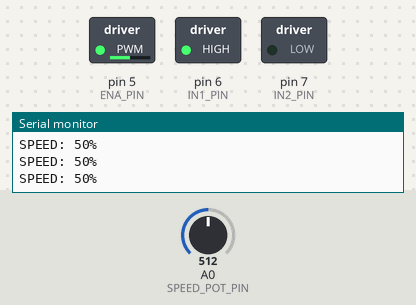
Simulated run of this sketch. Board: Arduino Uno, built with avr-gcc and run on an emulated ATmega328P. Parts: switched loads named in the sketch (green lamp = pin HIGH), the last lines printed to the serial monitor. The test bench sets the inputs (shaded band); at power-on: A0 (SPEED_POT_PIN) = 512.

Above: at 1.2 s.
1.3 s: A0 (SPEED_POT_PIN) set to 716
At 2.5 s:
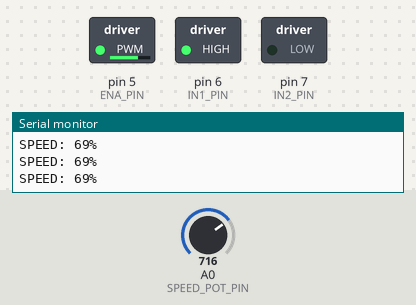
2.8 s: A0 (SPEED_POT_PIN) set to 900
At 3.9 s:
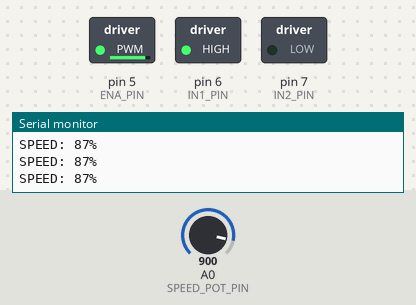
4.4 s: A0 (SPEED_POT_PIN) set to 245
At 5.2 s:
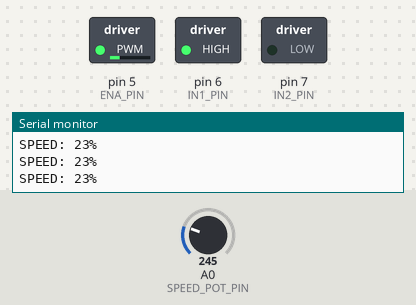
6.0 s: A0 (SPEED_POT_PIN) set to 0
At 6.5 s:
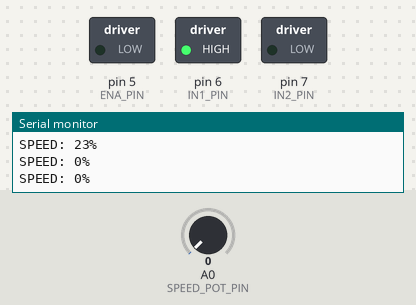
7.6 s: A0 (SPEED_POT_PIN) set to 511
At 9.1 s:
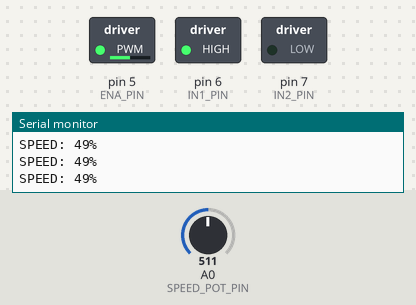
Timing chart, 0 to 10.2 s (numbered marks = the images above; inputs shaded):
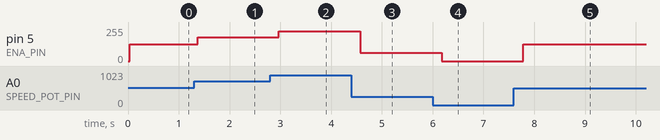

Measured:
- after the input at 1.3 s, pin 5 (ENA_PIN): 127/255 → 178/255 after 0.07 s
- after the input at 2.8 s, pin 5 (ENA_PIN): 178/255 → 224/255 after 0.17 s
- after the input at 4.4 s, pin 5 (ENA_PIN): 224/255 → 61/255 after 0.18 s
- after the input at 6.0 s, pin 5 (ENA_PIN): 61/255 → 0/255 after 0.18 s
- after the input at 7.6 s, pin 5 (ENA_PIN): 0/255 → 127/255 after 0.18 s

The sketch:

DC-Motor-Speed-Controller.ino
```cpp
/*
 * 065 - DC Motor Speed Controller
 * Board: Arduino Uno
 *
 * A potentiometer on A0 sets the speed of a DC motor driven through an
 * L298N motor driver. The Serial Monitor reports the chosen speed as a
 * percentage from 0% to 100%.
 *
 * Wiring (L298N module):
 *   ENA -> digital pin 5 (PWM speed control, remove the ENA jumper cap)
 *   IN1 -> digital pin 6  (set HIGH)
 *   IN2 -> digital pin 7  (set LOW)
 *   OUT1/OUT2 -> DC motor terminals
 *   +12V screw terminal -> external 6-12V motor supply (+)
 *   GND screw terminal  -> external supply (-) AND Arduino GND (common ground)
 *   5V screw terminal   -> leave unconnected if the module regulator powers it
 *
 *   Potentiometer: one outer leg to 5V, wiper to A0, other outer leg to GND
 *
 * IMPORTANT: power the motor from a SEPARATE 6-12V supply, never from the
 * Arduino's 5V pin. The motor supply can draw far more current than the
 * Arduino can give. Always tie the supply GND to Arduino GND.
 */

#include <Arduino.h>

// ---- Named pin constants ----
const int SPEED_POT_PIN = A0;   // potentiometer wiper
const int ENA_PIN = 5;          // L298N enable A (PWM speed)
const int IN1_PIN = 6;          // L298N input 1 (direction)
const int IN2_PIN = 7;          // L298N input 2 (direction)

// ---- Settings ----
const int MIN_SPEED = 0;     // motor fully stopped
const int MAX_SPEED = 255;   // full PWM duty cycle
const int AVERAGES = 8;      // readings averaged for a steady speed

void setup()
{
  Serial.begin(9600);
  Serial.println("DC Motor Speed Controller");

  pinMode(ENA_PIN, OUTPUT);
  pinMode(IN1_PIN, OUTPUT);
  pinMode(IN2_PIN, OUTPUT);

  // Fixed direction: IN1 HIGH and IN2 LOW makes the motor spin one way.
  digitalWrite(IN1_PIN, HIGH);
  digitalWrite(IN2_PIN, LOW);

  analogWrite(ENA_PIN, MIN_SPEED);   // start with the motor stopped
  Serial.println("Motor stopped. Turn the potentiometer to set speed.");
}

void loop()
{
  // Average several analogue readings so the speed does not flicker.
  long total = 0;
  for (int i = 0; i < AVERAGES; i++)
  {
    total += analogRead(SPEED_POT_PIN);   // 0..1023 from the pot
    delay(2);
  }
  int potValue = total / AVERAGES;

  // Map the pot range onto the PWM range and apply it to the driver.
  int pwmValue = map(potValue, 0, 1023, MIN_SPEED, MAX_SPEED);
  analogWrite(ENA_PIN, pwmValue);

  // Report the duty cycle as a friendly percentage.
  int percent = map(potValue, 0, 1023, 0, 100);

  Serial.print("SPEED: ");
  Serial.print(percent);
  Serial.println("%");

  delay(250);   // refresh about four times a second
}
```
